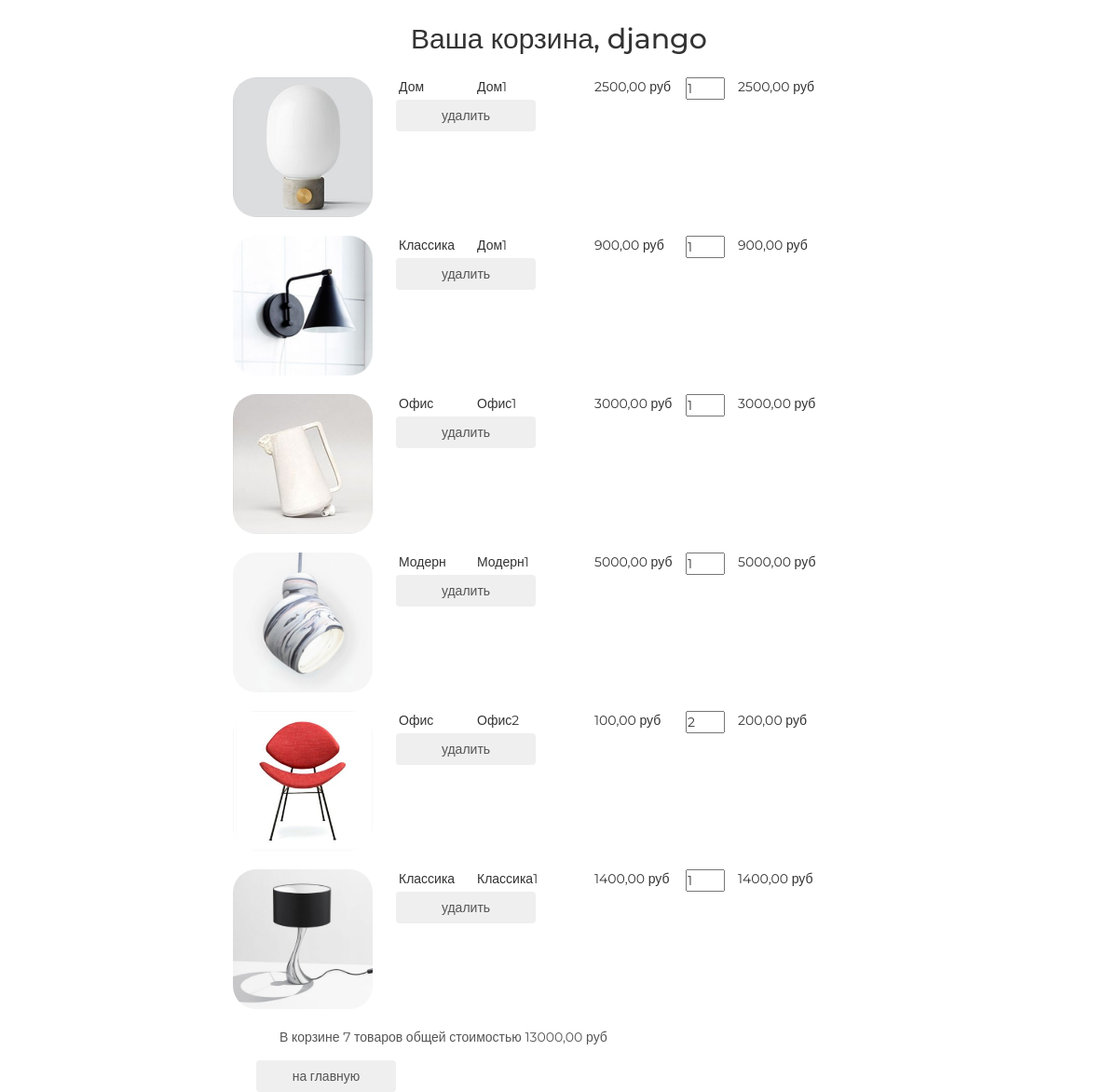
The page /basket/ (signed in) on the database as committed earlier.
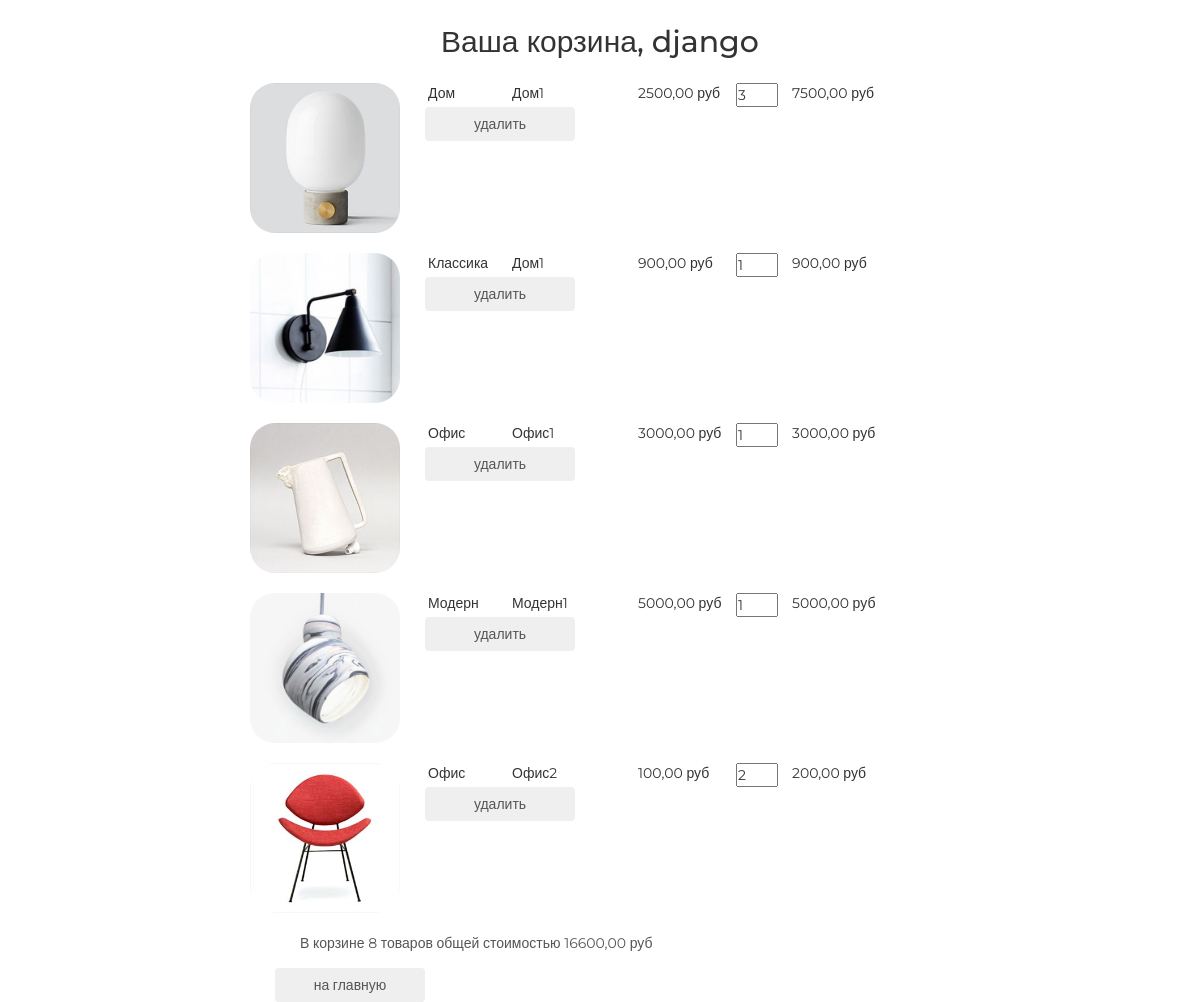
The same page on the database as committed later.
### basketapp/models.py (models this page shows, shortened)
class Basket(models.Model):
    product = models.ForeignKey(Product, on_delete=models.CASCADE, verbose_name='Товар')
    user = models.ForeignKey(settings.AUTH_USER_MODEL, on_delete=models.CASCADE, verbose_name='Пользователь')
    quantity = models.PositiveSmallIntegerField(default=0, verbose_name='Количество')
    created_at = models.DateTimeField(auto_now_add=True, verbose_name='Добавлен')
    class Meta:
        verbose_name = 'корзина'
        verbose_name_plural = 'корзины'
        ordering = ('created_at',)
    @property
    def product_cost(self):
        return self.product.price * self.quantity
    @property
    def total_quantity(self):
        _items = Basket.objects.filter(user=self.user)  # Получаем все тваоры из корзины по пользователю
        return sum(list(_items.values_list('quantity', flat=True)))
    @property
    def total_cost(self):
        _items = Basket.objects.filter(user=self.user)
        return sum(list(map(lambda x: x.product_cost, _items)))

### mainapp/models.py (models this page shows, shortened)
class Product(models.Model):
    category = models.ForeignKey(Category, on_delete=models.CASCADE, verbose_name='Категория', related_name='products')
    image = models.ImageField(upload_to='product', blank=True, null=True, verbose_name='Изображение')
    name = models.CharField(max_length=128, verbose_name='Название')
    short_desc = models.CharField(max_length=128, verbose_name='Краткое описание')
    description = models.TextField('Описание')
    price = models.DecimalField(max_digits=8, decimal_places=2, verbose_name='Цена')
    quantity = models.PositiveSmallIntegerField(default=0, verbose_name='Количество')
    is_active = models.BooleanField(default=True, verbose_name='Активен')
    class Meta:
        verbose_name = 'продукт'
        verbose_name_plural = 'продукты'

class Category(models.Model):
    name = models.CharField(max_length=128, verbose_name='Название', unique=True)
    description = models.TextField(verbose_name='Описание')
    is_active = models.BooleanField(default=True, verbose_name='Активен')
    class Meta:
        verbose_name = 'категория'
        verbose_name_plural = 'категории'
        ordering = ('pk', )

### authapp/models.py (models this page shows)
class ShopUser(AbstractUser):
    avatar = models.ImageField(upload_to='users', blank=True, verbose_name='Аватарка')
    age = models.PositiveSmallIntegerField(verbose_name='Возраст')

### basketapp/views.py (the view)
# urls.py: path('', basket_list, name='list'),
@login_required
def basket_list(request):
    context = {
        'basket_items': Basket.objects.filter(user=request.user)
    }
    return render(request, 'basketapp/list.html', context)

### basketapp/templates/basketapp/list.html (shortened to what this page needs)
{% extends 'basketapp/base.html' %}
{% load static %}
{% block content %}
    <div class="basket_list">
        {% include 'basketapp/includes/inc_basket_list.html' %}
    </div>
    <button class="btn btn-round">
            <a href="{% url 'index' %}">на главную</a>
    </button>
{% endblock %}

### basketapp/templates/basketapp/includes/inc_basket_list.html
{% for item in basket_items %}
    <div class="basket_record">
        <img src="/media/{{ item.product.image }}"
             alt="{{ item.product.short_desc }}">
        <span class="category_name">{{ item.product.category.name }}</span>
        <span class="product_name">{{ item.product.name }}</span>
        <span class="product_price">{{ item.product.price }}&nbspруб</span>
        <input type="number" name="{{ item.pk }}" min="0" value="{{ item.quantity }}">
        <span class="product_cost">{{ item.product_cost }}&nbspруб</span>
        <button class="btn btn-round">
            <a href="{% url 'basket:remove' item.pk %}" class="">
                удалить
            </a>
        </button>
    </div>
{% endfor %}
{% if basket_items %}
    <div class="basket_summary">
        В корзине {{ basket_items.0.total_quantity }} товаров общей стоимостью
        {{ basket_items.0.total_cost }} руб
    </div>
{% endif %}

Rows that differ between the two databases and show on the page:
removed Basket: product.image (picture), product.category.name "Классика", product.name "Классика1", product.price "1400,00", quantity "1", product_cost "1400,00"
changed Basket "Дом": quantity "1" → "3"; product_cost "2500,00" → "7500,00"; user "7" → "8"; user+product+quantity "13000,00" → "16600,00"
